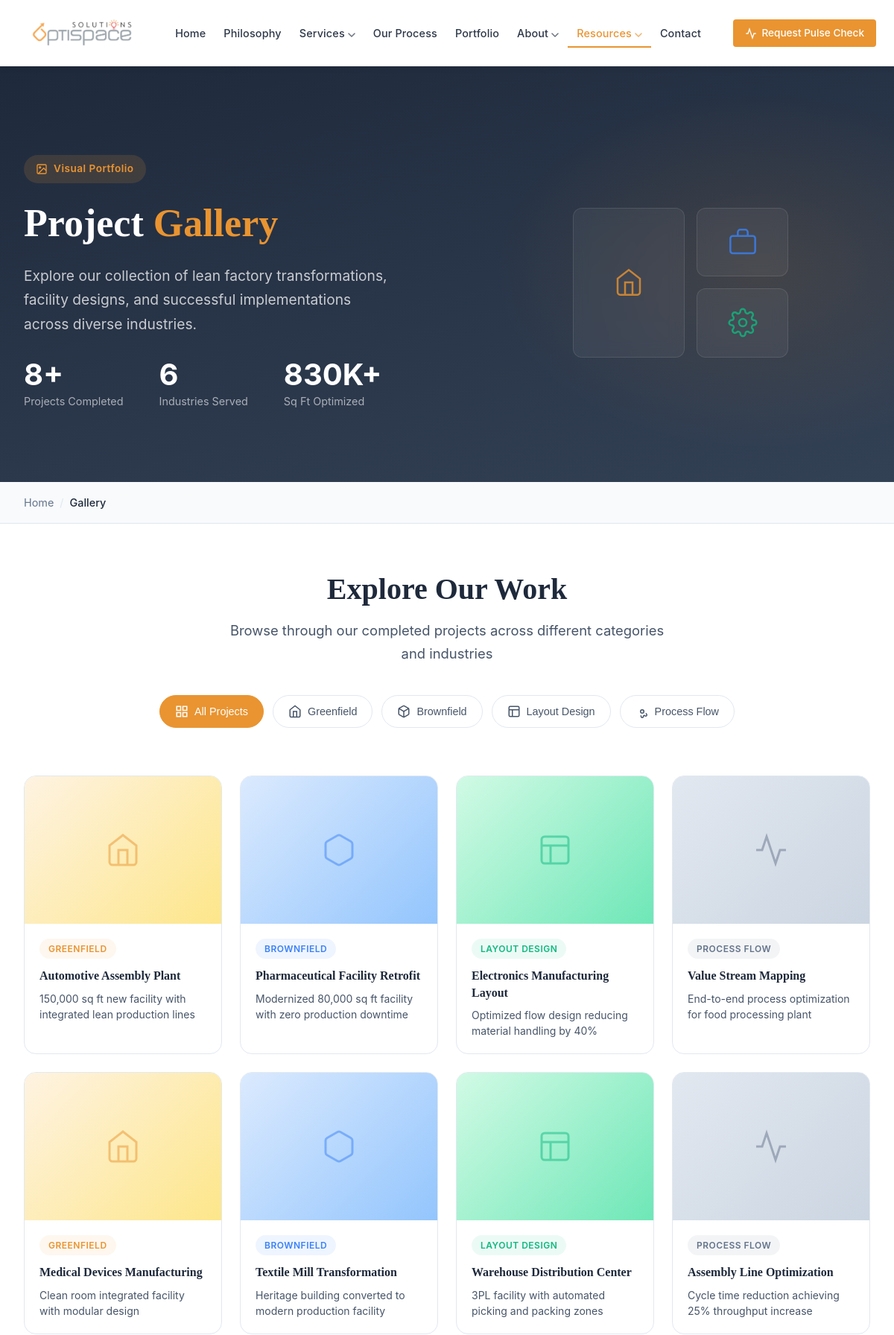
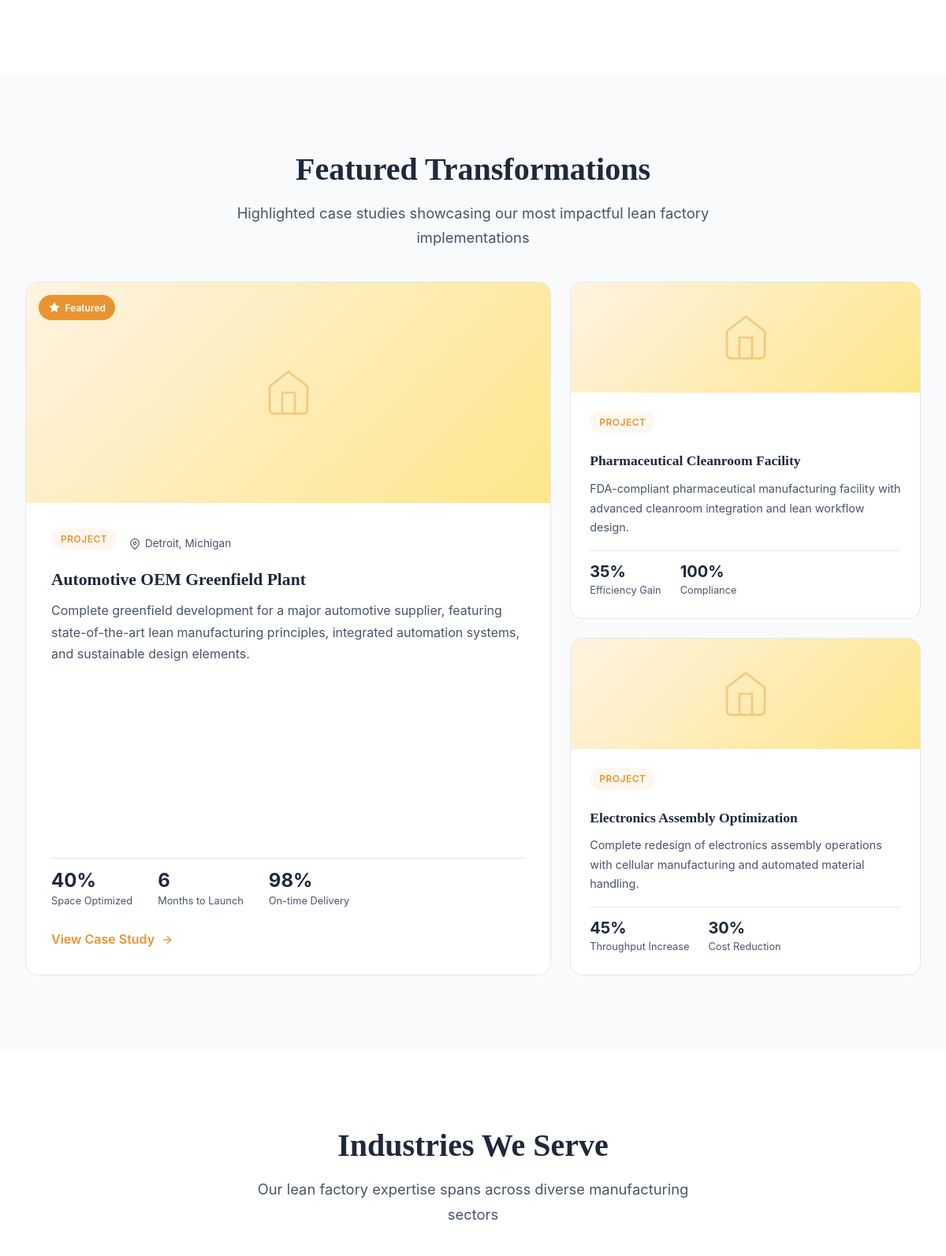
/gallery.php (upper part), run on the app's committed database (2 pictures, top to bottom).
### tables this page shows
CREATE TABLE IF NOT EXISTS gallery_categories (
    id INT AUTO_INCREMENT PRIMARY KEY,
    name VARCHAR(100) NOT NULL,
    slug VARCHAR(100) NOT NULL UNIQUE,
    description TEXT DEFAULT NULL,
    icon VARCHAR(50) DEFAULT 'image',
    color VARCHAR(20) DEFAULT '#E99431',
    bg_class VARCHAR(50) DEFAULT 'greenfield-bg',
    sort_order INT DEFAULT 0,
    is_active TINYINT(1) DEFAULT 1,
    created_at TIMESTAMP DEFAULT CURRENT_TIMESTAMP,
    updated_at TIMESTAMP DEFAULT CURRENT_TIMESTAMP ON UPDATE CURRENT_TIMESTAMP
);

CREATE TABLE IF NOT EXISTS gallery_items (
    id INT AUTO_INCREMENT PRIMARY KEY,
    category_id INT NOT NULL,
    title VARCHAR(255) NOT NULL,
    description TEXT DEFAULT NULL,
    image_path VARCHAR(500) DEFAULT NULL,
    thumbnail_path VARCHAR(500) DEFAULT NULL,
    location VARCHAR(255) DEFAULT NULL,
    industry VARCHAR(100) DEFAULT NULL,
    project_size VARCHAR(100) DEFAULT NULL,
    completion_date DATE DEFAULT NULL,
    is_featured TINYINT(1) DEFAULT 0,
    is_active TINYINT(1) DEFAULT 1,
    sort_order INT DEFAULT 0,
    created_by INT DEFAULT NULL,
    created_at TIMESTAMP DEFAULT CURRENT_TIMESTAMP,
    updated_at TIMESTAMP DEFAULT CURRENT_TIMESTAMP ON UPDATE CURRENT_TIMESTAMP,
    FOREIGN KEY (category_id) REFERENCES gallery_categories(id) ON DELETE RESTRICT,
    FOREIGN KEY (created_by) REFERENCES admin_users(id) ON DELETE SET NULL
);

CREATE TABLE IF NOT EXISTS featured_projects (
    id INT AUTO_INCREMENT PRIMARY KEY,
    gallery_item_id INT DEFAULT NULL,
    title VARCHAR(255) NOT NULL,
    description TEXT DEFAULT NULL,
    image_path VARCHAR(500) DEFAULT NULL,
    location VARCHAR(255) DEFAULT NULL,
    stat_1_value VARCHAR(50) DEFAULT NULL,
    stat_1_label VARCHAR(100) DEFAULT NULL,
    stat_2_value VARCHAR(50) DEFAULT NULL,
    stat_2_label VARCHAR(100) DEFAULT NULL,
    stat_3_value VARCHAR(50) DEFAULT NULL,
    stat_3_label VARCHAR(100) DEFAULT NULL,
    is_primary TINYINT(1) DEFAULT 0,
    is_active TINYINT(1) DEFAULT 1,
    sort_order INT DEFAULT 0,
    created_by INT DEFAULT NULL,
    created_at TIMESTAMP DEFAULT CURRENT_TIMESTAMP,
    updated_at TIMESTAMP DEFAULT CURRENT_TIMESTAMP ON UPDATE CURRENT_TIMESTAMP,
    FOREIGN KEY (gallery_item_id) REFERENCES gallery_items(id) ON DELETE SET NULL,
    FOREIGN KEY (created_by) REFERENCES admin_users(id) ON DELETE SET NULL
);

### gallery.php (the view, shortened to what the rows shown need)
<?php
$conn = getDBConnection();
$categoriesResult = $conn->query("SELECT * FROM gallery_categories WHERE is_active = 1 ORDER BY sort_order ASC");
$categories = [];
while ($row = $categoriesResult->fetch_assoc()) {
    $categories[] = $row;
}
$itemsResult = $conn->query("
    SELECT gi.*, gc.name as category_name, gc.slug as category_slug, gc.bg_class, gc.color
    FROM gallery_items gi
    JOIN gallery_categories gc ON gi.category_id = gc.id
    WHERE gi.is_active = 1
    ORDER BY gi.sort_order ASC, gi.created_at DESC
");
$galleryItems = [];
while ($row = $itemsResult->fetch_assoc()) {
    $galleryItems[] = $row;
}
$featuredResult = $conn->query("
    SELECT fp.*, gi.id as item_id, gc.slug as category_slug, gc.bg_class, gc.name as category_name
    FROM featured_projects fp
    LEFT JOIN gallery_items gi ON fp.gallery_item_id = gi.id
    LEFT JOIN gallery_categories gc ON gi.category_id = gc.id
    WHERE fp.is_active = 1
    ORDER BY fp.is_primary DESC, fp.sort_order ASC
");
$featuredProjects = [];
while ($row = $featuredResult->fetch_assoc()) {
    $featuredProjects[] = $row;
}
include 'includes/header.php';
?>
<section class="gallery-hero">
    <div class="gallery-hero-inner">
        <div class="gallery-hero-content">
            <h1>Project <span>Gallery</span></h1>
        </div>
    </div>
</section>
<section class="gallery-filter-section">
    <div class="gallery-container">
        <div class="section-header">
            <h2>Explore Our Work</h2>
        </div>
        <div class="filter-controls">
            <button class="filter-btn active" data-filter="all">
                <svg width="18" height="18" viewBox="0 0 24 24" fill="none" stroke="currentColor" stroke-width="2">
                    <rect x="3" y="3" width="7" height="7"/>
                    <rect x="14" y="3" width="7" height="7"/>
                    <rect x="14" y="14" width="7" height="7"/>
                    <rect x="3" y="14" width="7" height="7"/>
                </svg>
                All Projects
            </button>
            <?php foreach ($categories as $cat): ?>
            <button class="filter-btn" data-filter="<?php echo htmlspecialchars($cat['slug']); ?>">
                <svg width="18" height="18" viewBox="0 0 24 24" fill="none" stroke="currentColor" stroke-width="2">
                    <?php
                    switch ($cat['slug']) {
                        case 'greenfield':
                            echo '<path d="M3 9l9-7 9 7v11a2 2 0 0 1-2 2H5a2 2 0 0 1-2-2z"/><polyline points="9 22 9 12 15 12 15 22"/>';
                            break;
                        case 'brownfield':
                            echo '<path d="M21 16V8a2 2 0 0 0-1-1.73l-7-4a2 2 0 0 0-2 0l-7 4A2 2 0 0 0 3 8v8a2 2 0 0 0 1 1.73l7 4a2 2 0 0 0 2 0l7-4A2 2 0 0 0 21 16z"/><polyline points="3.27 6.96 12 12.01 20.73 6.96"/><line x1="12" y1="22.08" x2="12" y2="12"/>';
                            break;
                        case 'layout':
                            echo '<rect x="3" y="3" width="18" height="18" rx="2" ry="2"/><line x1="3" y1="9" x2="21" y2="9"/><line x1="9" y1="21" x2="9" y2="9"/>';
                            break;
                        case 'process':
                            echo '<circle cx="12" cy="12" r="3"/><path d="M19.4 15a1.65 1.65 0 0 0 .33 1.82l.06.06a2 2 0 0 1 0 2.83 2 2 0 0 1-2.83 0l-.06-.06a1.65 1.65 0 0 0-1.82-.33 1.65 1.65 0 0 0-1 1.51V21a2 2 0 0 1-2 2 2 2 0 0 1-2-2v-.09A1.65 1.65 0 0 0 9 19.4"/>';
                            break;
                        default:
                            echo '<rect x="3" y="3" width="18" height="18" rx="2" ry="2"/><circle cx="8.5" cy="8.5" r="1.5"/><polyline points="21 15 16 10 5 21"/>';
                    }
                    ?>
                </svg>
                <?php echo htmlspecialchars($cat['name']); ?>
            </button>
            <?php endforeach; ?>
        </div>
    </div>
</section>
<section class="gallery-grid-section">
    <div class="gallery-container">
        <div class="gallery-grid">
            <?php foreach ($galleryItems as $index => $item): ?>
            <div class="gallery-item" data-category="<?php echo htmlspecialchars($item['category_slug']); ?>">
                <div class="gallery-card">
                    <div class="gallery-image">
                        <?php if (!empty($item['image_path'])): ?>
                        <img src="<?php echo htmlspecialchars($item['image_path']); ?>" alt="<?php echo htmlspecialchars($item['title']); ?>" style="width:100%;height:100%;object-fit:cover;">
                        <?php else: ?>
                        <div class="image-placeholder <?php echo htmlspecialchars($item['bg_class']); ?>">
                        </div>
                        <?php endif; ?>
                    </div>
                    <div class="gallery-info">
                        <span class="gallery-tag <?php echo htmlspecialchars($item['category_slug']); ?>"><?php echo htmlspecialchars($item['category_name']); ?></span>
                        <h3><?php echo htmlspecialchars($item['title']); ?></h3>
                        <p><?php echo htmlspecialchars($item['description']); ?></p>
                    </div>
                </div>
            </div>
            <?php endforeach; ?>
        </div>
    </div>
</section>
<section class="featured-section">
    <div class="gallery-container">
        <div class="section-header">
            <h2>Featured Transformations</h2>
        </div>
        <div class="featured-grid">
            <?php foreach ($featuredProjects as $index => $project): ?>
            <?php
            $isPrimary = $project['is_primary'];
            $bgClass = $project['bg_class'] ?? 'greenfield-bg';
            $categorySlug = $project['category_slug'] ?? 'greenfield';
            $categoryName = $project['category_name'] ?? 'Project';
            ?>
            <div class="featured-card <?php echo $isPrimary ? 'primary' : ''; ?>">
                <div class="featured-image">
                    <?php if (!empty($project['image_path'])): ?>
                    <img src="<?php echo htmlspecialchars($project['image_path']); ?>" alt="<?php echo htmlspecialchars($project['title']); ?>" style="width:100%;height:100%;object-fit:cover;">
                    <?php else: ?>
                    <div class="image-placeholder <?php echo htmlspecialchars($bgClass); ?>">
                        <svg viewBox="0 0 24 24" fill="none" stroke="currentColor" stroke-width="1">
                            <?php
                            switch ($categorySlug) {
                                case 'greenfield':
                                    echo '<path d="M3 9l9-7 9 7v11a2 2 0 0 1-2 2H5a2 2 0 0 1-2-2z"/><polyline points="9 22 9 12 15 12 15 22"/>';
                                    break;
                                case 'brownfield':
                                    echo '<path d="M21 16V8a2 2 0 0 0-1-1.73l-7-4a2 2 0 0 0-2 0l-7 4A2 2 0 0 0 3 8v8a2 2 0 0 0 1 1.73l7 4a2 2 0 0 0 2 0l7-4A2 2 0 0 0 21 16z"/>';
                                    break;
                                case 'layout':
                                    echo '<rect x="3" y="3" width="18" height="18" rx="2" ry="2"/><line x1="3" y1="9" x2="21" y2="9"/><line x1="9" y1="21" x2="9" y2="9"/>';
                                    break;
                                default:
                                    echo '<rect x="3" y="3" width="18" height="18" rx="2" ry="2"/><circle cx="8.5" cy="8.5" r="1.5"/><polyline points="21 15 16 10 5 21"/>';
                            }
                            ?>
                        </svg>
                    </div>
                    <?php endif; ?>
                    <?php if ($isPrimary): ?>
                    <div class="featured-badge">
                        <svg width="16" height="16" viewBox="0 0 24 24" fill="currentColor">
                            <polygon points="12 2 15.09 8.26 22 9.27 17 14.14 18.18 21.02 12 17.77 5.82 21.02 7 14.14 2 9.27 8.91 8.26 12 2"/>
                        </svg>
                        Featured
                    </div>
                    <?php endif; ?>
                </div>
                <div class="featured-content">
                    <div class="featured-meta">
                        <span class="gallery-tag <?php echo htmlspecialchars($categorySlug); ?>"><?php echo htmlspecialchars($categoryName); ?></span>
                        <?php if ($isPrimary && !empty($project['location'])): ?>
                        <span class="featured-location">
                            <svg width="14" height="14" viewBox="0 0 24 24" fill="none" stroke="currentColor" stroke-width="2">
                                <path d="M21 10c0 7-9 13-9 13s-9-6-9-13a9 9 0 0 1 18 0z"/>
                                <circle cx="12" cy="10" r="3"/>
                            </svg>
                            <?php echo htmlspecialchars($project['location']); ?>
                        </span>
                        <?php endif; ?>
                    </div>
                    <h3><?php echo htmlspecialchars($project['title']); ?></h3>
                    <p><?php echo htmlspecialchars($project['description']); ?></p>
                    <div class="featured-stats <?php echo $isPrimary ? '' : 'compact'; ?>">
                        <?php if (!empty($project['stat_1_value'])): ?>
                        <div class="featured-stat">
                            <span class="stat-value"><?php echo htmlspecialchars($project['stat_1_value']); ?></span>
                            <span class="stat-label"><?php echo htmlspecialchars($project['stat_1_label']); ?></span>
                        </div>
                        <?php endif; ?>
                        <?php if (!empty($project['stat_2_value'])): ?>
                        <div class="featured-stat">
                            <span class="stat-value"><?php echo htmlspecialchars($project['stat_2_value']); ?></span>
                            <span class="stat-label"><?php echo htmlspecialchars($project['stat_2_label']); ?></span>
                        </div>
                        <?php endif; ?>
                        <?php if ($isPrimary && !empty($project['stat_3_value'])): ?>
                        <div class="featured-stat">
                            <span class="stat-value"><?php echo htmlspecialchars($project['stat_3_value']); ?></span>
                            <span class="stat-label"><?php echo htmlspecialchars($project['stat_3_label']); ?></span>
                        </div>
                        <?php endif; ?>
                    </div>
                    <?php if ($isPrimary): ?>
                    <a href="<?php echo url('portfolio.php'); ?>" class="featured-link">
                        View Case Study
                        <svg width="16" height="16" viewBox="0 0 24 24" fill="none" stroke="currentColor" stroke-width="2">
                            <line x1="5" y1="12" x2="19" y2="12"/>
                            <polyline points="12 5 19 12 12 19"/>
                        </svg>
                    </a>
                    <?php endif; ?>
                </div>
            </div>
            <?php endforeach; ?>
        </div>
    </div>
</section>
<section class="industries-section">
    <div class="gallery-container">
        <div class="section-header">
            <h2>Industries We Serve</h2>
        </div>
    </div>
</section>
<?php include 'includes/footer.php'; ?>

### data on the page
gallery_categories: name "Greenfield"
gallery_categories: name "Brownfield"
gallery_categories: name "Layout Design"
gallery_categories: name "Process Flow"
gallery_items: category.name "GREENFIELD", title "Automotive Assembly Plant", description "150,000 sq ft new facility with integrated lean production lines"
gallery_items: category.name "BROWNFIELD", title "Pharmaceutical Facility Retrofit", description "Modernized 80,000 sq ft facility with zero production downtime"
gallery_items: category.name "LAYOUT DESIGN", title "Electronics Manufacturing Layout", description "Optimized flow design reducing material handling by 40%"
gallery_items: category.name "PROCESS FLOW", title "Value Stream Mapping", description "End-to-end process optimization for food processing plant"
gallery_items: category.name "GREENFIELD", title "Medical Devices Manufacturing", description "Clean room integrated facility with modular design"
gallery_items: category.name "BROWNFIELD", title "Textile Mill Transformation", description "Heritage building converted to modern production facility"
gallery_items: category.name "LAYOUT DESIGN", title "Warehouse Distribution Center", description "3PL facility with automated picking and packing zones"
gallery_items: category.name "PROCESS FLOW", title "Assembly Line Optimization", description "Cycle time reduction achieving 25% throughput increase"
featured_projects: is_primary 1 (drawn), categoryName "PROJECT", location "Detroit, Michigan", title "Automotive OEM Greenfield Plant", description "Complete greenfield development for a major automotive supplier, featuring state-of-the-art lean manufacturing principles, integrated automation systems, and sustainable design elements.", stat_1_value "40%", stat_1_label "Space Optimized", stat_2_value "6", stat_2_label "Months to Launch", stat_3_value "98%", stat_3_label "On-time Delivery"
featured_projects: categoryName "PROJECT", title "Pharmaceutical Cleanroom Facility", description "FDA-compliant pharmaceutical manufacturing facility with advanced cleanroom integration and lean workflow design.", stat_1_value "35%", stat_1_label "Efficiency Gain", stat_2_value "100%", stat_2_label "Compliance"
featured_projects: categoryName "PROJECT", title "Electronics Assembly Optimization", description "Complete redesign of electronics assembly operations with cellular manufacturing and automated material handling.", stat_1_value "45%", stat_1_label "Throughput Increase", stat_2_value "30%", stat_2_label "Cost Reduction"

### other printed values
$totalProjects "8"
$totalIndustries "6"
$sqFtDisplay "830K+"
